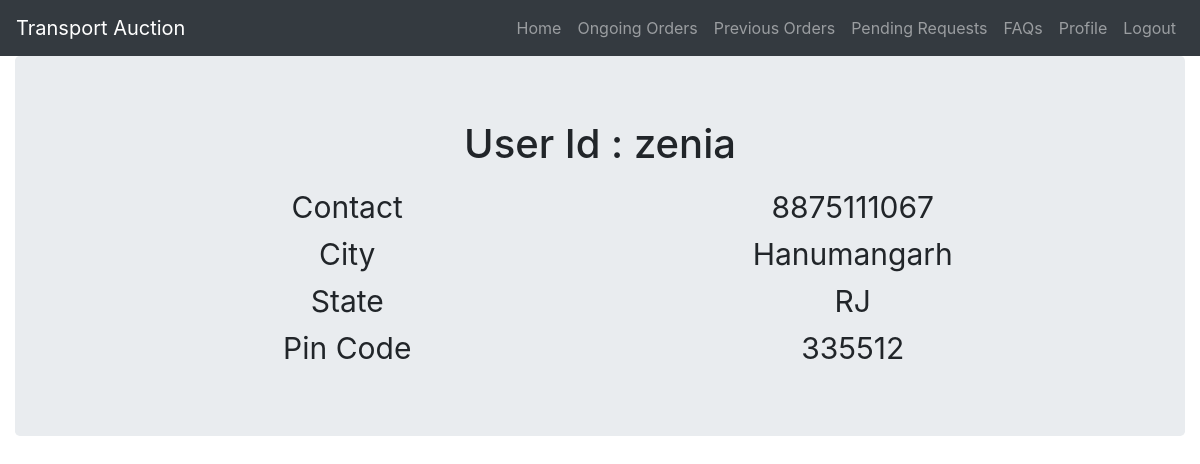
The page /customer/profile (signed in) on the database its author committed.
### user_auth/models.py (models this page shows, shortened)
class user_info(models.Model):
    user = models.OneToOneField(User,on_delete=models.CASCADE)
    contact=models.IntegerField()
    area=models.CharField(max_length=50)
    city=models.CharField(max_length=30)
    pin_code=models.IntegerField()
    objects=user_verify()
    state=models.CharField(max_length=20)
    merchantOrUser=models.CharField(max_length=10)

### customer/views.py (the view)
# urls.py: path('profile',profile_view,name="profile"),
def profile_view(request):
    user = request.user;
    user_inform=user_info.objects.get_user_details(user.username)
    return render(request,'customer/profile.html',{'user':user,'user_info':user_inform[0]})

### user_auth/models.py (called while the page is built)
    def get_user_details(self,user_id):
        return self.filter(user__username=user_id)

### templates/customer/profile.html (shortened to what this page needs)
{% extends 'base2.html' %}
{% block content%}
<div class="container-fluid">
  <div class="jumbotron">
    <h1 style="text-align:center;">User Id : {{ user.username }}</h1>
    <table style="text-align:center;margin-left:auto;margin-right:auto;font-size:30px">
      <tr>
        <td >Contact</td>
        <td>{{ user_info.contact }}</td>
      </tr>
      <tr>
        <td>City</td>
        <td>{{ user_info.city }}</td>
      </tr>
      <tr>
        <td>State</td>
        <td>{{ user_info.state }}</td>
      </tr>
      <tr>
        <td>Pin Code</td>
        <td>{{ user_info.pin_code }}</td>
      </tr>
    </table>
  </div>
</div>
{% endblock %}

### templates/base2.html (style rules this page uses)
table { border-spacing: 10px; }
td { width: 20%; height: 40%; }

### rows shown on the page
user_info: contact "8875111067", city "Hanumangarh", state "RJ", pin_code "335512"

### other values the page prints
{{ user.username }} "zenia"
